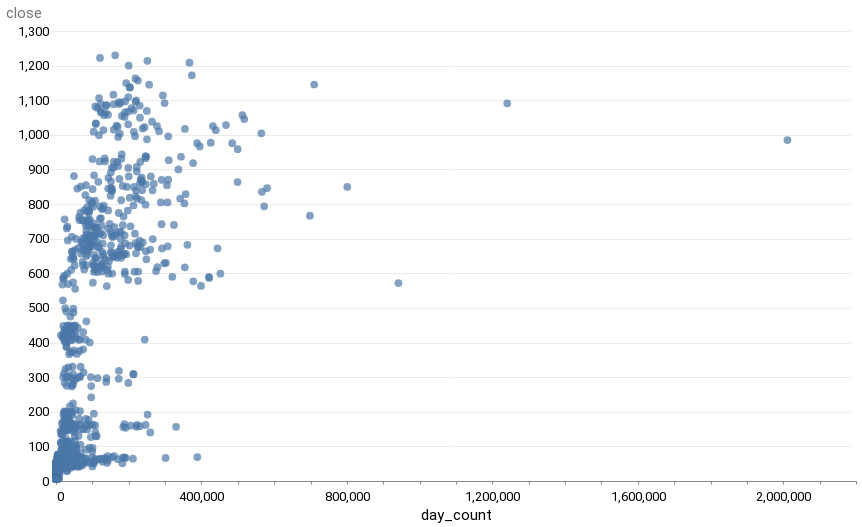

The code cell stored with this chart in its notebook:
### Code cell
alt.Chart(merged).mark_circle(size=60).encode(
    x="day_count",
    y="close",
)

### Figure 1 — Vega-Lite specification as saved in the notebook (floating-point values rounded to 4 significant figures; data arrays with more than 128 entries replaced by an {"elided": "..."} marker saying what was removed)
{"config": {"view": {"width": 800, "height": 450, "strokeOpacity": 0}, "background": "#ffffff", "title": {"anchor": "start", "font": "Summit Sans", "fontColor": "palette[\"black\"]", "fontSize": 18, "fontWeight": "normal"}, "arc": {"fill": "#00d4d8"}, "area": {"fill": "#00d4d8"}, "line": {"stroke": "#00d4d8", "strokeWidth": 3}, "path": {"stroke": "#00d4d8"}, "rect": {"fill": "#00d4d8"}, "shape": {"stroke": "#00d4d8"}, "bar": {"fill": "#00d4d8"}, "point": {"stroke": "#00d4d8"}, "symbol": {"fill": "#00d4d8", "size": 30}, "axis": {"titleFont": "Roboto", "titleFontSize": 15, "titleFontWeight": "normal", "labelFont": "Roboto, sans", "labelFontSize": 13, "labelFontWeight": "normal"}, "axisX": {"labelAngle": 0, "labelPadding": 6, "tickSize": 3, "grid": false}, "axisY": {"labelBaseline": "middle", "maxExtent": 45, "minExtent": 45, "titleAlign": "left", "titleAngle": 0, "titleX": -45, "titleY": -11, "domainOpacity": 0, "gridWidth": 0.6, "gridColor": "#dddddd", "offset": 6, "tickSize": 0, "titleColor": "#767676"}, "legend": {"titleFont": "Roboto", "titleFontSize": 15, "titleFontWeight": "normal", "symbolType": "square", "labelFont": "Roboto, sans", "labelFontSize": 13}, "range": {"category": ["#005f66", "#e37e2d", "#d64a3b", "#76b0ef", "#c1bc40"], "diverging": ["#e68a4f", "#f4bb6a", "#f9e39c", "#dadfe2", "#a6b7c6", "#849eae"], "heatmap": ["#7ff6f6", "#00eeef", "#00d4d8", "#00abb2", "#00848b", "#fbf2c7", "#00363d"], "ordinal": ["#7ff6f6", "#00eeef", "#00d4d8", "#00abb2", "#00848b", "#fbf2c7", "#00363d"], "ramp": ["#7ff6f6", "#00eeef", "#00d4d8", "#00abb2", "#00848b", "#fbf2c7", "#00363d"]}}, "data": {"name": "data-1a0597c69ae422cb06e08cbbc8a08a83"}, "mark": {"type": "circle", "size": 60}, "encoding": {"x": {"field": "day_count", "type": "quantitative"}, "y": {"field": "close", "type": "quantitative"}}, "$schema": "https://vega.github.io/schema/vega-lite/v4.17.0.json", "datasets": {"data-1a0597c69ae422cb06e08cbbc8a08a83": {"elided": "2463 records"}}}
